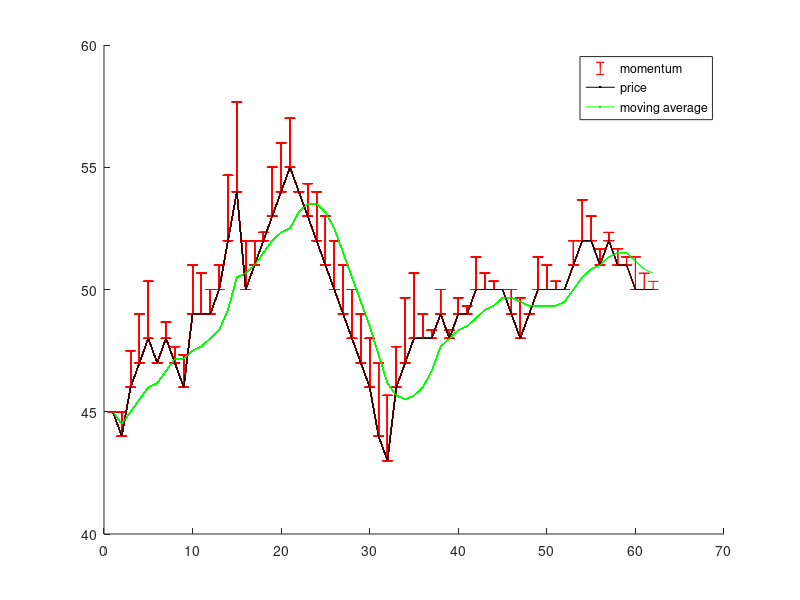
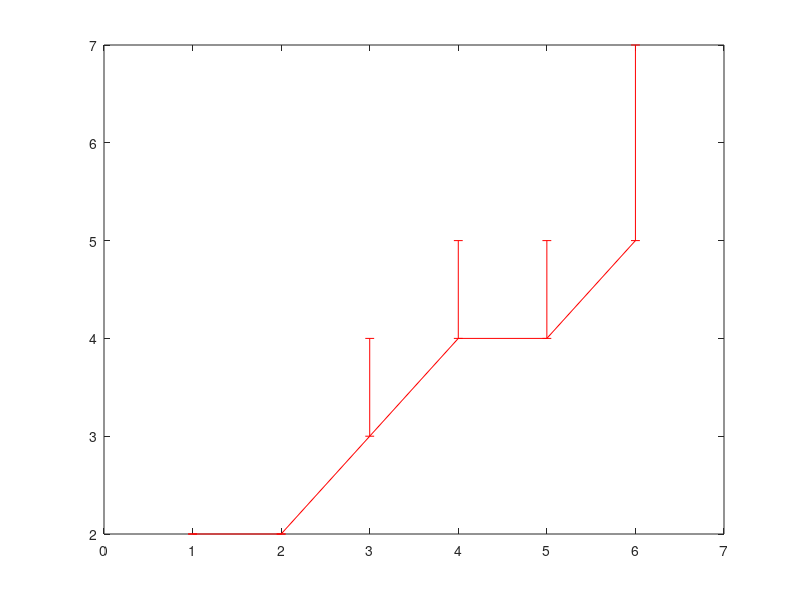

Here is the MATLAB script that generated these plots, in order:

%%%% build running time series, stock ticker

xx = [ 45 44 46 47 48 47 48 47 46 49 49 49 50 52 54 50 51 52 53 54 55 54 53 52 51 50 49 48 47 46 44 43 46 47 48 48 48 49 48 49 49 50 50 50 50 49 48 49 50 50 50 50 51 52 52 51 52 51 51 50 50 50];

avg = zeros(size(xx));
momtm = zeros(1,size(xx,2));  momtm(1) = 0;   % initial momemtum is zero
bars = zeros(size(momtm));    bars(1) = 0;
lower = zeros(size(momtm));     upper = zeros(size(momtm));     % lower, upper bounds for error bars

figure; hold on; set(gcf, 'Position', [50, 50, 1800, 950]);   % figure size

for i=1:size(xx,2)
    % display(xx(i))
    pause(0.2)
    
    % momentum           --- plot a bar at current point. a bar graph originating at current stock price.     p. ||
    %                                                                                                            ||
    if i==1
    else
        momtm(i) = mean(xx(max(i-3,1):i-1));   % take mean of last 3 prices
        bars(i) = xx(i)-momtm(i);            % momentum price - current price, calculate bar height
        lower(i) = min(bars(i),0);      upper(i) = max(bars(i),0);    % for positive and negative momentum case
    end
                                                     
    errorbar(1:size(xx(1:i),2),xx(1:i), lower(1:i), upper(1:i), 'r');    %errorbar(x,y,L,U); Lower, Upper bound for error bars
       
    
    % plot prices
    plot(1:i,xx(1:i),'k');
    
    % moving average
    avg(i) = mean(xx(max(i-5,1):i));
    plot(1:i, avg(1:i),'g');
   
end

hold off;  
legend('momentum', 'price', 'moving average');        % display legend


%%% --- use 'error bars' for momentum direction
xx=[2 2 3 4 4 5];

bars=[0 0 1 1 1 -2];

for i = 1:size(xx,2)
    lower(i) = min(bars(i),0);      upper(i) = max(bars(i),0);
end

                                               %errorbar(x,y,L,U); Lower, Upper bound for error bars
figure; errorbar(1:size(xx,2),xx, lower(1:size(xx,2)), upper(1:size(xx,2)), 'r');

